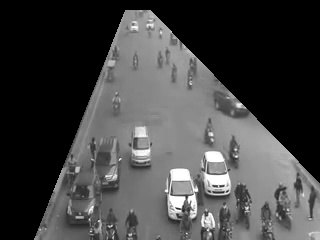
#> input picture feedToDensity/images/ROI.jpg, 320 x 240 px, given in place of trafficfeed.mp4, which was not available
$ python density_evaluation.py
#> lines starting #> are read from the running program, lines starting #| are printed output that depends on the picture; after the words box and inside, x2 and y2 are one past the last pixel; in counts of white or black regions, pixels touching at a corner belong together; pictures that were not available may be replaced by others from this repository, and a replacement may not be noted
import cv2
import numpy as np

car_cascade = cv2.CascadeClassifier('car.xml')

cap = cv2.VideoCapture('input/trafficfeed.mp4')

ret, frame = cap.read()
#> frame is the input picture: shape (240, 320, 3); min 0, max 255, mean 67.6

while ret:
    ret, frame = cap.read()

    gray = cv2.cvtColor(frame, cv2.COLOR_BGR2GRAY)

    mask = np.zeros(frame.shape, dtype=np.uint8)
    roi_corners = np.array([[(150,10),(385,250),(30,250),(125,10)]], dtype=np.int32)

    channel_count = frame.shape[2]
#> channel_count = 3
    ignore_mask_color = (255,)*channel_count
#> ignore_mask_color = (255, 255, 255)
    cv2.fillPoly(mask, roi_corners, ignore_mask_color)
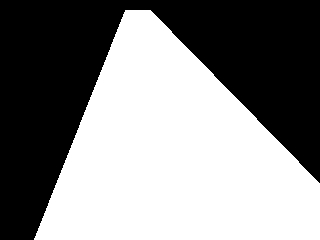
#> mask: shape (240, 320, 3); 52.9% white; 1 black region, box (x1, y1, x2, y2) and area: (0, 0, 320, 240) 36188

    masked_image = cv2.bitwise_and(frame, mask)
    gray_masked_image = cv2.cvtColor(masked_image, cv2.COLOR_BGR2GRAY)

    cars = car_cascade.detectMultiScale(gray_masked_image, 1.08, 1)
#> cars = [[120, 138, 42, 42]]

    for (x,y,w,h) in cars:
        cv2.rectangle(gray_masked_image, (x,y), (x+w, y+h), (255,0,0), 2)
#> this loop made 1 pass
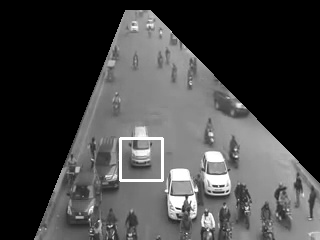
#> gray_masked_image: shape (240, 320); min 0, max 255, mean 68.4

    cv2.imshow('frame', gray_masked_image)
    k = cv2.waitKey(5) & 0xFF
#> (key Esc is pressed here)
    if k==27:
        break

cv2.destroyAllWindows()
cap.release()

$ run again, on feedToDensity/images/blobs.jpg
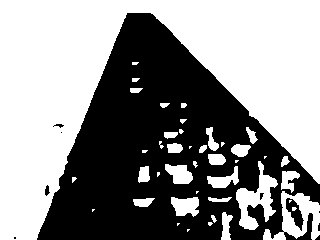
#> input picture feedToDensity/images/blobs.jpg, 320 x 240 px, given in place of trafficfeed.mp4, which was not available
#> frame is the input picture: shape (240, 320, 3); min 0, max 255, mean 142
#> mask: shape (240, 320, 3); 52.9% white; 1 black region, box (x1, y1, x2, y2) and area: (0, 0, 320, 240) 36188
#> `masked_image = cv2.bitwise_and(frame, mask)`:
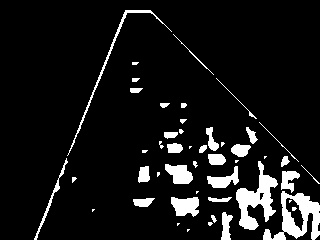
#> masked_image: shape (240, 320, 3); min 0, max 255, mean 22.1
#> cars = ()

$ run again, on feedToDensity/images/differenceImage.jpg
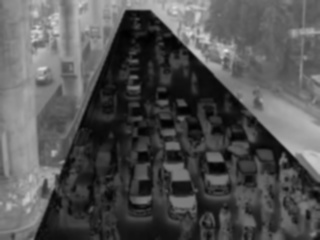
#> input picture feedToDensity/images/differenceImage.jpg, 320 x 240 px, given in place of trafficfeed.mp4, which was not available
#> frame is the input picture: shape (240, 320, 3); min 0, max 226, mean 82.6
#> mask: shape (240, 320, 3); 52.9% white; 1 black region, box (x1, y1, x2, y2) and area: (0, 0, 320, 240) 36188
#> `masked_image = cv2.bitwise_and(frame, mask)`:
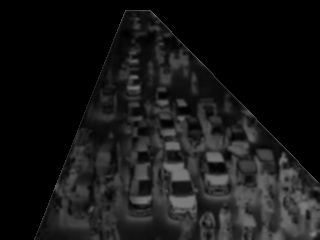
#> masked_image: shape (240, 320, 3); min 0, max 129, mean 22.7
#> cars = [[155, 107, 24, 24], [132, 142, 22, 22], [224, 118, 30, 30], [131, 171, 28, 28], [160, 133, 37, 37], [198, 144, 37, 37]]
#> the loop `for (x,y,w,h) in cars:` made 6 passes
#> after the loop `for (x,y,w,h) in cars:`:
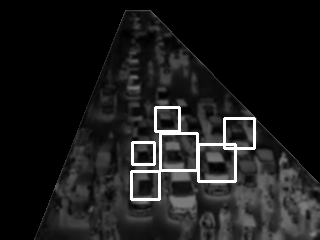
#> gray_masked_image: shape (240, 320); min 0, max 255, mean 27.9
